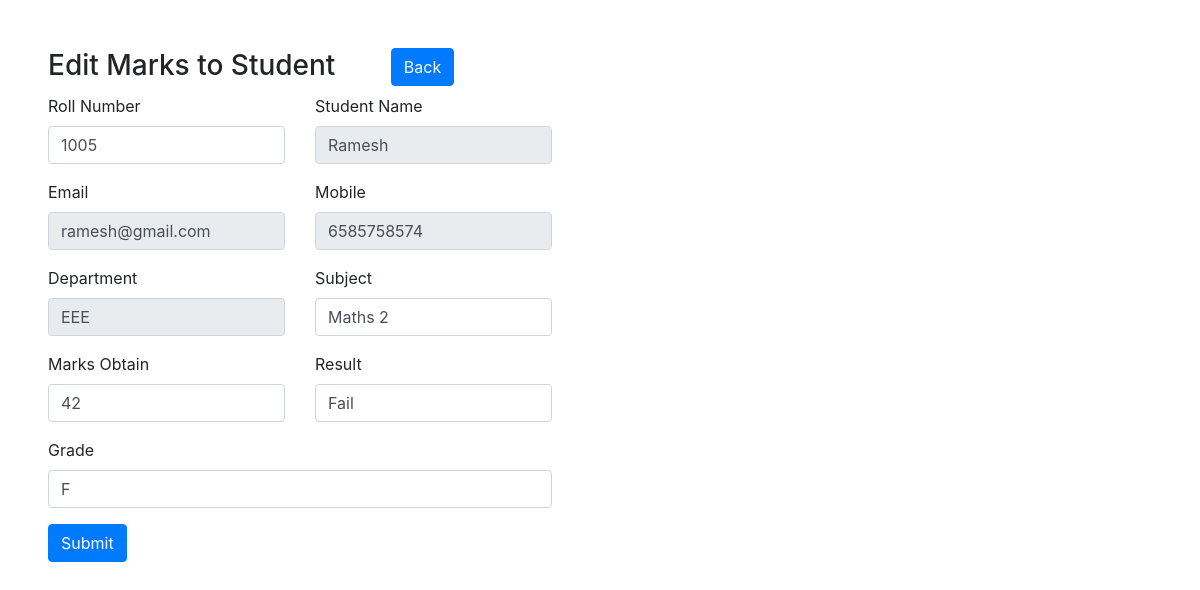
The app's page /add-marks.php?resultid=5&action=edit with its own data.
### tables this page shows
CREATE TABLE `result` (
  `id` int(11) NOT NULL AUTO_INCREMENT,
  `rollno` int(11) DEFAULT NULL,
  `subject` varchar(60) DEFAULT NULL,
  `total_mark` int(11) DEFAULT '100',
  `mark_obtain` int(11) DEFAULT NULL,
  `result` tinyint(1) DEFAULT NULL,
  `grade` varchar(3) DEFAULT NULL,
  PRIMARY KEY (`id`)
);

CREATE TABLE `student` (
  `id` int(11) NOT NULL AUTO_INCREMENT,
  `rollno` int(11) DEFAULT NULL,
  `name` varchar(60) DEFAULT NULL,
  `email` varchar(60) DEFAULT NULL,
  `mobile` varchar(20) DEFAULT NULL,
  `dept` varchar(60) DEFAULT NULL,
  PRIMARY KEY (`id`)
);

### dataBase.php (called while the page is built, shortened)
<?php
class dataBase{
	private  $host = 'localhost';
	private  $usernamae = 'root';
	private  $password = '';
	private  $database = 'icc_task';
	public $conn;
	public function __construct(){
		$dsn = "mysql:host=$this->host;dbname=$this->database;charset=utf8";
		$this->conn = new PDO($dsn, $this->usernamae, $this->password,[
			PDO::ATTR_EMULATE_PREPARES => false,
			PDO::ATTR_ERRMODE => PDO::ERRMODE_EXCEPTION
		  ] );
	}
	public function fetch_result_data($type, $resultid = 0){
		$result = array();
		if($type=='single'){
			$fetch_record = $this->conn->prepare("SELECT s.name, s.email, s.mobile, s.dept, r.* FROM result r INNER JOIN student s ON s.rollno=r.rollno WHERE r.id=:resultid");
			$fetch_record->execute(array(':resultid'=>$resultid));
			$result = $fetch_record->fetch(PDO::FETCH_ASSOC);
		}
		elseif($type=='multiple'){
			$fetch_record = $this->conn->prepare("SELECT s.name, s.email, s.mobile, s.dept, r.* FROM result r LEFT JOIN student s ON s.rollno=r.rollno");
			$fetch_record->execute();
			$result = $fetch_record->fetchAll(PDO::FETCH_ASSOC);
		}
		return $result;
	}
}
$db_obj = new dataBase();

### add-marks.php (the view, shortened to what this page needs)
<?php
require_once('dataBase.php');
if(isset($_REQUEST['resultid']) && is_numeric($_REQUEST['resultid']) && $_REQUEST['resultid']>0){
  $results 	= 	$db_obj->fetch_result_data('single', $_REQUEST['resultid']);
}
?>
<html>
  <head>
    <link rel="stylesheet" href="https://stackpath.bootstrapcdn.com/bootstrap/4.1.3/css/bootstrap.min.css">
  </head>
  <body>
    <div class="container-fluid">
      <div class="row">
        <div class="col-6 mt-10 p-5">
          <h3> <?php echo isset($_REQUEST['action']) && $_REQUEST['action']=='edit'?'Edit':'Add'; ?> Marks to Student <a href="index.php" class="btn btn-primary ml-5">Back</a></h3>
          <form method="post" class="generate_form" id="new_generated_form">
            <div  id="new_form_view">
              <div class="form-group row">
                <div class="col-md-6">
                  <label for="Roll_Number">Roll Number</label>
                  <input type="text" class="form-control" id="Roll_Number" name="Roll_Number" placeholder="Roll Number" value="<?php echo isset($_POST['Roll_Number'])?$_POST['Roll_Number']:(isset($results['rollno'])?$results['rollno']:'');?>">
                </div>
                <div class="col-md-6">
                  <label for="Student_Name">Student Name</label>
                  <input type="text" class="form-control" id="Student_Name" name="Student_Name" placeholder="Student Name" readonly  value="<?php echo isset($_POST['Student_Name'])?$_POST['Student_Name']:(isset($results['name'])?$results['name']:'');?>">
                </div>
              </div>
              <div class="form-group row">
                <div class="col-md-6">
                  <label for="Email">Email</label>
                  <input type="text" class="form-control" id="Email" name="Email" placeholder="Email" readonly value="<?php echo isset($_POST['Email'])?$_POST['Email']:(isset($results['email'])?$results['email']:'');?>">
                </div>
                <div class="col-md-6">
                  <label for="Mobile">Mobile</label>
                  <input type="text" class="form-control" id="Mobile" name="Mobile" placeholder="Mobile" readonly value="<?php echo isset($_POST['Mobile'])?$_POST['Mobile']:(isset($results['mobile'])?$results['mobile']:'');?>">
                </div>
              </div>
              <div class="form-group row">
                <div class="col-md-6">
                  <label for="Department">Department</label>
                  <input type="text" class="form-control" id="Department" name="Department" placeholder="Department" readonly value="<?php echo isset($_POST['Department'])?$_POST['Department']:(isset($results['dept'])?$results['dept']:'');?>">
                </div>
                <div class="col-md-6">
                  <label for="Subject">Subject</label>
                  <input type="text" class="form-control" id="Subject" name="Subject" placeholder="Subject"  value="<?php echo isset($_POST['Subject'])?$_POST['Subject']:(isset($results['subject'])?$results['subject']:'');?>">
                </div>
              </div>
              <div class="form-group row">
                <div class="col-md-6">
                  <label for="Marks_Obtain">Marks Obtain</label>
                  <input type="text" class="form-control" id="Marks_Obtain" name="Marks_Obtain" placeholder="Marks Obtain" value="<?php echo isset($_POST['Marks_Obtain'])?$_POST['Marks_Obtain']:(isset($results['mark_obtain'])?$results['mark_obtain']:'');?>">
                </div>
                <div class="col-md-6">
                  <label for="Result">Result</label>
                  <input type="text" class="form-control" id="Result" name="Result" placeholder="Result" value="<?php echo isset($_POST['Result'])?$_POST['Result']:(isset($results['result']) && $results['result']==1?'Pass':'Fail');?>">
                </div>
              </div>
              <div class="form-group">
                <label for="Grade">Grade</label>
                <input type="text" class="form-control" id="Grade" name="Grade" placeholder="Grade"  value="<?php echo isset($_POST['Grade'])?$_POST['Grade']:(isset($results['grade'])?$results['grade']:'');?>">
              </div>
              <div class="form-group">
                  <input type="submit" class="btn btn-primary" id="submit_field" name="submit" value="Submit">
              </div>
            </div>
          </form>
        </div>
      </div>
    </div>
  </body>
</html>

### records on screen
result: Roll_Number "1005", Student_Name "Ramesh", Email "ramesh@gmail.com", Mobile "6585758574", Department "EEE", Subject "Maths 2", Marks_Obtain "42", Result "Fail", Grade "F"
